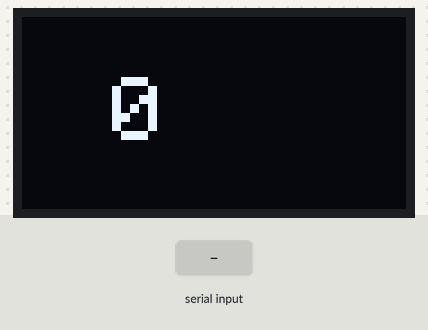
Recording of a sketch running on a simulated Arduino Uno, built with avr-gcc and run on an emulated ATmega328P. Shown: 128×64 one-colour display. The inputs (shaded band) are chosen by the test bench.

Above: at 1.2 s.
1.3 s: "x" received over Serial
At 2.2 s:
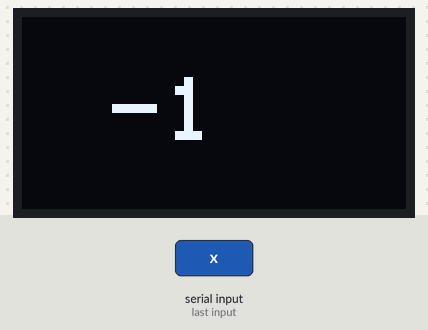
2.8 s: "X" received over Serial
At 3.4 s:
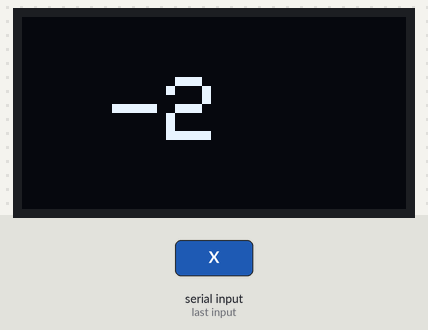
Timing chart, 0 to 5.8 s (numbered marks = the images above; inputs shaded):
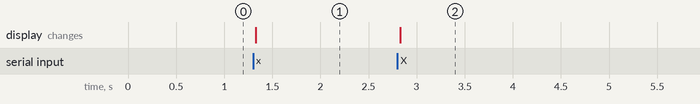

The sketch:

pantalla_old.ino
```cpp
#include <Adafruit_GFX.h>
#include <Adafruit_SSD1306.h>
#include <Wire.h>

#define SCREEN_WIDTH 128
#define SCREEN_HEIGHT 64
Adafruit_SSD1306 display(SCREEN_WIDTH, SCREEN_HEIGHT, &Wire, -1);

int numeroActual = 0;

void setup() {
  Serial.begin(9600);

  // Inicializar pantalla
  if(!display.begin(SSD1306_SWITCHCAPVCC, 0x3C)) {
    Serial.println(F("Error al inicializar SSD1306"));
    for(;;); // Detener
  }
  mostrarNumero();
}

void mostrarNumero() {
  display.clearDisplay();
  display.setTextSize(3);             // Tamaño del texto
  display.setTextColor(SSD1306_WHITE);
  display.setCursor(30, 20);          // Posición del texto
  display.print(numeroActual);        // Muestra el número
  display.display();
}

void loop() {
  if (Serial.available()) {
    char comando = Serial.read();

    if (comando == ' ') {           // subir
      numeroActual++;
      mostrarNumero();
    } else if (comando == 'x' || comando == 'X') {  // bajar
      numeroActual--;
      mostrarNumero();
    }
  }
}
```

Measured:
- after the input at 1.3 s, the display: changes at once (image 1)
- after the input at 2.8 s, the display: changes at once (image 2)
